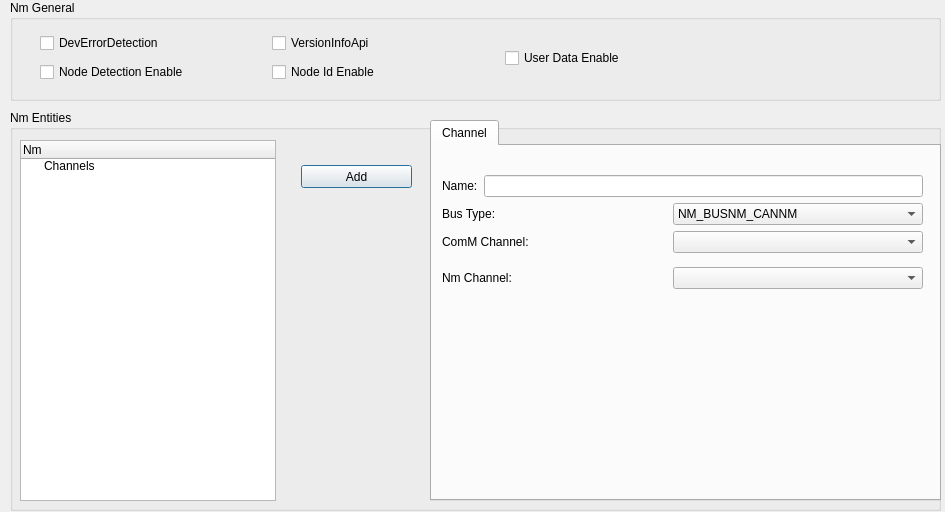
<?xml version="1.0" encoding="UTF-8"?>
<ui version="4.0">
 <class>cd_nm</class>
 <widget class="QDialog" name="cd_nm">
  <property name="geometry">
   <rect>
    <x>0</x>
    <y>0</y>
    <width>945</width>
    <height>512</height>
   </rect>
  </property>
  <property name="windowTitle">
   <string>Network Management</string>
  </property>
  <property name="styleSheet">
   <string notr="true">font: 12pt &quot;Consolas&quot;;</string>
  </property>
  <widget class="QGroupBox" name="groupBox">
   <property name="geometry">
    <rect>
     <x>10</x>
     <y>0</y>
     <width>931</width>
     <height>101</height>
    </rect>
   </property>
   <property name="title">
    <string>Nm General</string>
   </property>
   <widget class="QWidget" name="layoutWidget">
    <property name="geometry">
     <rect>
      <x>30</x>
      <y>30</y>
      <width>691</width>
      <height>56</height>
     </rect>
    </property>
    <layout class="QHBoxLayout" name="horizontalLayout">
     <item>
      <layout class="QVBoxLayout" name="verticalLayout_6">
       <item>
        <widget class="QCheckBox" name="cbxDevErr">
         <property name="text">
          <string>DevErrorDetection</string>
         </property>
        </widget>
       </item>
       <item>
        <widget class="QCheckBox" name="cbxNodeDetection">
         <property name="text">
          <string>Node Detection Enable</string>
         </property>
        </widget>
       </item>
      </layout>
     </item>
     <item>
      <layout class="QVBoxLayout" name="verticalLayout_7">
       <item>
        <widget class="QCheckBox" name="cbxVersionInfoApi">
         <property name="text">
          <string>VersionInfoApi</string>
         </property>
        </widget>
       </item>
       <item>
        <widget class="QCheckBox" name="cbxNodeId">
         <property name="text">
          <string>Node Id Enable</string>
         </property>
        </widget>
       </item>
      </layout>
     </item>
     <item>
      <layout class="QVBoxLayout" name="verticalLayout_8">
       <item>
        <widget class="QCheckBox" name="cbxUserData">
         <property name="text">
          <string>User Data Enable</string>
         </property>
        </widget>
       </item>
      </layout>
     </item>
    </layout>
   </widget>
  </widget>
  <widget class="QGroupBox" name="groupBox_2">
   <property name="geometry">
    <rect>
     <x>10</x>
     <y>110</y>
     <width>931</width>
     <height>401</height>
    </rect>
   </property>
   <property name="maximumSize">
    <size>
     <width>16777214</width>
     <height>16777215</height>
    </size>
   </property>
   <property name="title">
    <string>Nm Entities</string>
   </property>
   <widget class="QTabWidget" name="tabCfg">
    <property name="geometry">
     <rect>
      <x>420</x>
      <y>10</y>
      <width>511</width>
      <height>381</height>
     </rect>
    </property>
    <property name="currentIndex">
     <number>0</number>
    </property>
    <widget class="QWidget" name="tab_3">
     <attribute name="title">
      <string>Channel</string>
     </attribute>
     <widget class="QWidget" name="layoutWidget">
      <property name="geometry">
       <rect>
        <x>10</x>
        <y>21</y>
        <width>481</width>
        <height>130</height>
       </rect>
      </property>
      <layout class="QVBoxLayout" name="verticalLayout_2">
       <item>
        <layout class="QVBoxLayout" name="verticalLayout">
         <item>
          <layout class="QHBoxLayout" name="horizontalLayout_15">
           <item>
            <widget class="QLabel" name="label_44">
             <property name="text">
              <string>Name:</string>
             </property>
            </widget>
           </item>
           <item>
            <widget class="QLineEdit" name="leChanneName">
             <property name="text">
              <string/>
             </property>
            </widget>
           </item>
          </layout>
         </item>
         <item>
          <layout class="QHBoxLayout" name="horizontalLayout_16">
           <item>
            <widget class="QLabel" name="label_32">
             <property name="text">
              <string>Bus Type:</string>
             </property>
            </widget>
           </item>
           <item>
            <widget class="QComboBox" name="cmbxBusType">
             <property name="minimumSize">
              <size>
               <width>250</width>
               <height>0</height>
              </size>
             </property>
             <property name="toolTip">
              <string/>
             </property>
             <item>
              <property name="text">
               <string>NM_BUSNM_CANNM</string>
              </property>
             </item>
             <item>
              <property name="text">
               <string>NM_BUSNM_FRNM</string>
              </property>
             </item>
             <item>
              <property name="text">
               <string>NM_BUSNM_LINNM</string>
              </property>
             </item>
             <item>
              <property name="text">
               <string>NM_BUSNM_UNDEF</string>
              </property>
             </item>
            </widget>
           </item>
          </layout>
         </item>
         <item>
          <layout class="QHBoxLayout" name="horizontalLayout_17">
           <item>
            <widget class="QLabel" name="label_33">
             <property name="text">
              <string>ComM Channel:</string>
             </property>
            </widget>
           </item>
           <item>
            <widget class="QComboBox" name="cmbxComMChannel">
             <property name="minimumSize">
              <size>
               <width>250</width>
               <height>0</height>
              </size>
             </property>
             <property name="toolTip">
              <string/>
             </property>
            </widget>
           </item>
          </layout>
         </item>
        </layout>
       </item>
       <item>
        <layout class="QHBoxLayout" name="horizontalLayout_18">
         <item>
          <widget class="QLabel" name="label_34">
           <property name="text">
            <string>Nm Channel:</string>
           </property>
          </widget>
         </item>
         <item>
          <widget class="QComboBox" name="cmbxNmChannel">
           <property name="minimumSize">
            <size>
             <width>250</width>
             <height>0</height>
            </size>
           </property>
           <property name="toolTip">
            <string>&lt;!DOCTYPE HTML PUBLIC &quot;-//W3C//DTD HTML 4.0//EN&quot; &quot;http://www.w3.org/TR/REC-html40/strict.dtd&quot;&gt;
&lt;html&gt;&lt;head&gt;&lt;meta name=&quot;qrichtext&quot; content=&quot;1&quot; /&gt;&lt;style type=&quot;text/css&quot;&gt;
p, li { white-space: pre-wrap; }
&lt;/style&gt;&lt;/head&gt;&lt;body style=&quot; font-family:'Consolas'; font-size:12pt; font-weight:400; font-style:normal;&quot;&gt;
&lt;p style=&quot; margin-top:0px; margin-bottom:0px; margin-left:0px; margin-right:0px; -qt-block-indent:0; text-indent:0px;&quot;&gt;low layer such as CanNm,LinNm ...&lt;/p&gt;&lt;/body&gt;&lt;/html&gt;</string>
           </property>
          </widget>
         </item>
        </layout>
       </item>
      </layout>
     </widget>
    </widget>
   </widget>
   <widget class="QPushButton" name="btn1">
    <property name="geometry">
     <rect>
      <x>291</x>
      <y>55</y>
      <width>111</width>
      <height>23</height>
     </rect>
    </property>
    <property name="text">
     <string>Add</string>
    </property>
   </widget>
   <widget class="QTreeWidget" name="trNmCfg">
    <property name="geometry">
     <rect>
      <x>10</x>
      <y>30</y>
      <width>256</width>
      <height>361</height>
     </rect>
    </property>
    <column>
     <property name="text">
      <string>Nm</string>
     </property>
    </column>
    <item>
     <property name="text">
      <string>Channels</string>
     </property>
    </item>
   </widget>
   <zorder>btn1</zorder>
   <zorder>tabCfg</zorder>
   <zorder>trNmCfg</zorder>
  </widget>
 </widget>
 <resources/>
 <connections/>
</ui>
